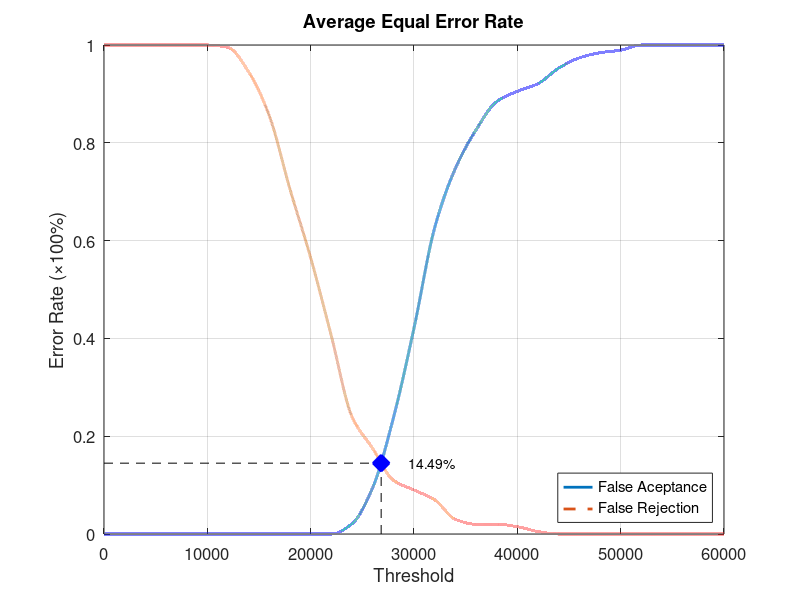
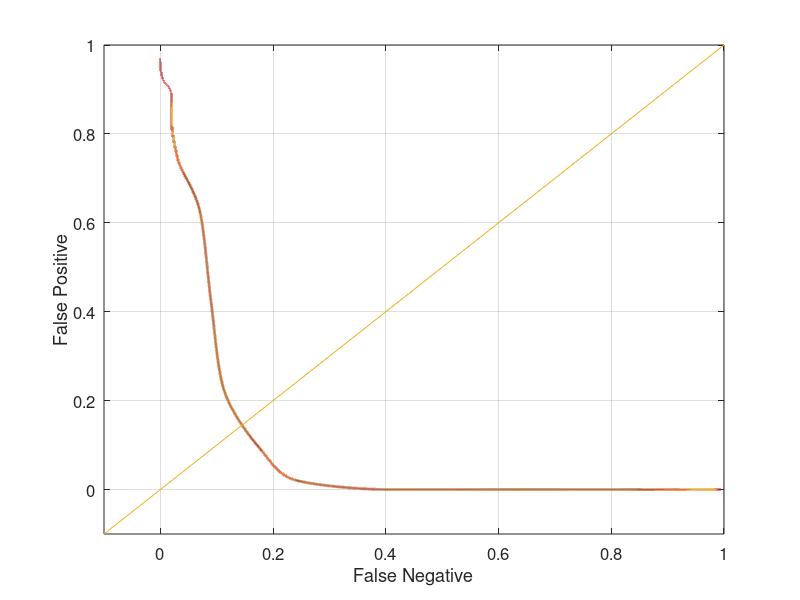

Write the MATLAB code that produced these figures, in order.
function yEER = Database5_2
close all;
clear;
clc;
x = 0:2000:60000;
xq = 0:0.5:60000;

y0 = [0 0 0 0 0 0 0 0 0 0 0 0 0.0210526 0.0947368 0.236842 0.421053 0.626316 0.747368 0.826316 0.884211 0.905263 0.921053 0.952632 0.973684 0.984211 0.989474 1 1 1 1 1];
yy0 = interp1(x, y0, xq, 'pchip');
y1 = [1 1 1 1 1 1 0.995 0.945 0.855 0.705 0.565 0.405 0.24 0.175 0.11 0.09 0.07 0.03 0.02 0.02 0.015 0.005 0 0 0 0 0 0 0 0 0];
yy1 = interp1(x, y1, xq, 'pchip');

% Calculating EER: 
y2 = abs(y0 - y1);
find(y2 == min(y2))
yy2 = abs(yy0 - yy1);
xEER = find(yy2 == min(yy2));
xEERIndex = xq(xEER) % X-axis EER
yEER = yy0(xEER) % Y-axis EER

main = figure
plot(xq, yy0,'-','LineWidth', 2);	hold on
plot(xq, yy1,'--','LineWidth', 2);	hold on
plot([xEERIndex xEERIndex], [0 yEER], 'k--');	hold on
plot([0 xEERIndex], [yEER yEER], 'k--');	hold on
plot(xEERIndex, yEER, 'bx', 'LineWidth', 10);	hold on
text(xEERIndex + 10 * xEERIndex / 100, yEER, [num2str(round((10000 * yEER)) / 100) '%'])
legend('False Aceptance', 'False Rejection', 'Location', 'SouthEast')
xlabel('Threshold')
ylabel('Error Rate (\times100%)')
title('Average Equal Error Rate')
set(gca, 'FontSize', 12)
axis([0 60000 0 1])
grid on

print(main, 'Database5_2Main', '-dpng');
FNRxFPR = figure('Color', [1 1 1]);
plot(yy1, yy0, '-', yy1, yy0, 'LineWidth', 2);
hold on
y = -0.1:0.1:1
plot(y, y); 
set(gca, 'FontSize', 12)
xlabel('False Negative')
ylabel('False Positive')
axis([-0.1 1 -0.1 1])
set(gca, 'FontSize', 12)
grid on

print(FNRxFPR, 'Database5_2FNRxFPR','-dpng');
end
